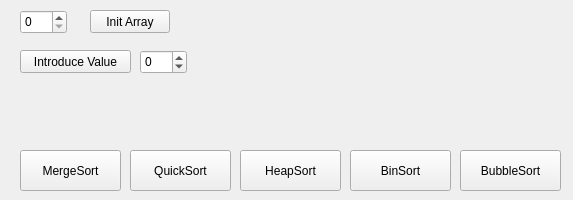
<?xml version="1.0" encoding="UTF-8"?>
<ui version="4.0">
 <class>SortsGraph</class>
 <widget class="QWidget" name="SortsGraph">
  <property name="geometry">
   <rect>
    <x>0</x>
    <y>0</y>
    <width>573</width>
    <height>200</height>
   </rect>
  </property>
  <property name="windowTitle">
   <string>Form</string>
  </property>
  <widget class="QSpinBox" name="size">
   <property name="geometry">
    <rect>
     <x>20</x>
     <y>10</y>
     <width>47</width>
     <height>24</height>
    </rect>
   </property>
  </widget>
  <widget class="QPushButton" name="init">
   <property name="geometry">
    <rect>
     <x>90</x>
     <y>10</y>
     <width>80</width>
     <height>23</height>
    </rect>
   </property>
   <property name="text">
    <string>Init Array</string>
   </property>
  </widget>
  <widget class="QPushButton" name="Introduce">
   <property name="geometry">
    <rect>
     <x>20</x>
     <y>50</y>
     <width>111</width>
     <height>23</height>
    </rect>
   </property>
   <property name="text">
    <string>Introduce Value</string>
   </property>
  </widget>
  <widget class="QSpinBox" name="values">
   <property name="geometry">
    <rect>
     <x>140</x>
     <y>50</y>
     <width>47</width>
     <height>24</height>
    </rect>
   </property>
   <property name="minimum">
    <number>-99999</number>
   </property>
   <property name="maximum">
    <number>99999</number>
   </property>
  </widget>
  <widget class="QPushButton" name="Merge">
   <property name="geometry">
    <rect>
     <x>20</x>
     <y>150</y>
     <width>101</width>
     <height>41</height>
    </rect>
   </property>
   <property name="text">
    <string>MergeSort</string>
   </property>
  </widget>
  <widget class="QPushButton" name="quick">
   <property name="geometry">
    <rect>
     <x>130</x>
     <y>150</y>
     <width>101</width>
     <height>41</height>
    </rect>
   </property>
   <property name="text">
    <string>QuickSort</string>
   </property>
  </widget>
  <widget class="QPushButton" name="Heap">
   <property name="geometry">
    <rect>
     <x>240</x>
     <y>150</y>
     <width>101</width>
     <height>41</height>
    </rect>
   </property>
   <property name="text">
    <string>HeapSort</string>
   </property>
  </widget>
  <widget class="QPushButton" name="Bin">
   <property name="geometry">
    <rect>
     <x>350</x>
     <y>150</y>
     <width>101</width>
     <height>41</height>
    </rect>
   </property>
   <property name="text">
    <string>BinSort</string>
   </property>
  </widget>
  <widget class="QPushButton" name="pushButton">
   <property name="geometry">
    <rect>
     <x>460</x>
     <y>150</y>
     <width>101</width>
     <height>41</height>
    </rect>
   </property>
   <property name="text">
    <string>BubbleSort</string>
   </property>
  </widget>
 </widget>
 <resources/>
 <connections/>
</ui>
